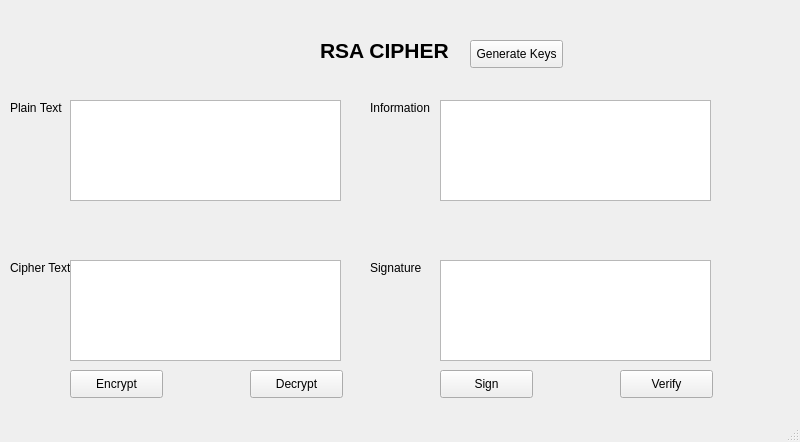
<?xml version="1.0" encoding="UTF-8"?>
<ui version="4.0">
 <class>MainWindow</class>
 <widget class="QMainWindow" name="MainWindow">
  <property name="geometry">
   <rect>
    <x>0</x>
    <y>0</y>
    <width>800</width>
    <height>442</height>
   </rect>
  </property>
  <property name="windowTitle">
   <string>MainWindow</string>
  </property>
  <widget class="QWidget" name="centralwidget">
   <widget class="QPushButton" name="btn_gen_keys">
    <property name="geometry">
     <rect>
      <x>470</x>
      <y>40</y>
      <width>93</width>
      <height>28</height>
     </rect>
    </property>
    <property name="text">
     <string>Generate Keys</string>
    </property>
   </widget>
   <widget class="QPushButton" name="btn_encrypt">
    <property name="geometry">
     <rect>
      <x>70</x>
      <y>370</y>
      <width>93</width>
      <height>28</height>
     </rect>
    </property>
    <property name="text">
     <string>Encrypt</string>
    </property>
   </widget>
   <widget class="QPushButton" name="btn_decrypt">
    <property name="geometry">
     <rect>
      <x>250</x>
      <y>370</y>
      <width>93</width>
      <height>28</height>
     </rect>
    </property>
    <property name="text">
     <string>Decrypt</string>
    </property>
   </widget>
   <widget class="QPushButton" name="btn_sign">
    <property name="geometry">
     <rect>
      <x>440</x>
      <y>370</y>
      <width>93</width>
      <height>28</height>
     </rect>
    </property>
    <property name="text">
     <string>Sign</string>
    </property>
   </widget>
   <widget class="QPushButton" name="btn_verify">
    <property name="geometry">
     <rect>
      <x>620</x>
      <y>370</y>
      <width>93</width>
      <height>28</height>
     </rect>
    </property>
    <property name="text">
     <string>Verify</string>
    </property>
   </widget>
   <widget class="QLabel" name="label_5">
    <property name="geometry">
     <rect>
      <x>320</x>
      <y>30</y>
      <width>191</width>
      <height>41</height>
     </rect>
    </property>
    <property name="font">
     <font>
      <pointsize>16</pointsize>
      <weight>75</weight>
      <bold>true</bold>
     </font>
    </property>
    <property name="text">
     <string>RSA CIPHER</string>
    </property>
   </widget>
   <widget class="QLabel" name="label">
    <property name="geometry">
     <rect>
      <x>10</x>
      <y>100</y>
      <width>56</width>
      <height>16</height>
     </rect>
    </property>
    <property name="text">
     <string>Plain Text</string>
    </property>
   </widget>
   <widget class="QLabel" name="label_2">
    <property name="geometry">
     <rect>
      <x>10</x>
      <y>260</y>
      <width>66</width>
      <height>16</height>
     </rect>
    </property>
    <property name="text">
     <string>Cipher Text</string>
    </property>
   </widget>
   <widget class="QTextEdit" name="txt_info">
    <property name="geometry">
     <rect>
      <x>440</x>
      <y>100</y>
      <width>271</width>
      <height>101</height>
     </rect>
    </property>
   </widget>
   <widget class="QTextEdit" name="txt_cipher_text">
    <property name="geometry">
     <rect>
      <x>70</x>
      <y>260</y>
      <width>271</width>
      <height>101</height>
     </rect>
    </property>
   </widget>
   <widget class="QTextEdit" name="txt_sign">
    <property name="geometry">
     <rect>
      <x>440</x>
      <y>260</y>
      <width>271</width>
      <height>101</height>
     </rect>
    </property>
   </widget>
   <widget class="QTextEdit" name="txt_plain_text">
    <property name="geometry">
     <rect>
      <x>70</x>
      <y>100</y>
      <width>271</width>
      <height>101</height>
     </rect>
    </property>
   </widget>
   <widget class="QLabel" name="label_3">
    <property name="geometry">
     <rect>
      <x>370</x>
      <y>100</y>
      <width>66</width>
      <height>16</height>
     </rect>
    </property>
    <property name="text">
     <string>Information</string>
    </property>
   </widget>
   <widget class="QLabel" name="label_4">
    <property name="geometry">
     <rect>
      <x>370</x>
      <y>260</y>
      <width>55</width>
      <height>16</height>
     </rect>
    </property>
    <property name="text">
     <string>Signature</string>
    </property>
   </widget>
  </widget>
  <widget class="QMenuBar" name="menubar">
   <property name="geometry">
    <rect>
     <x>0</x>
     <y>0</y>
     <width>800</width>
     <height>21</height>
    </rect>
   </property>
  </widget>
  <widget class="QStatusBar" name="statusbar"/>
 </widget>
 <resources/>
 <connections/>
</ui>
